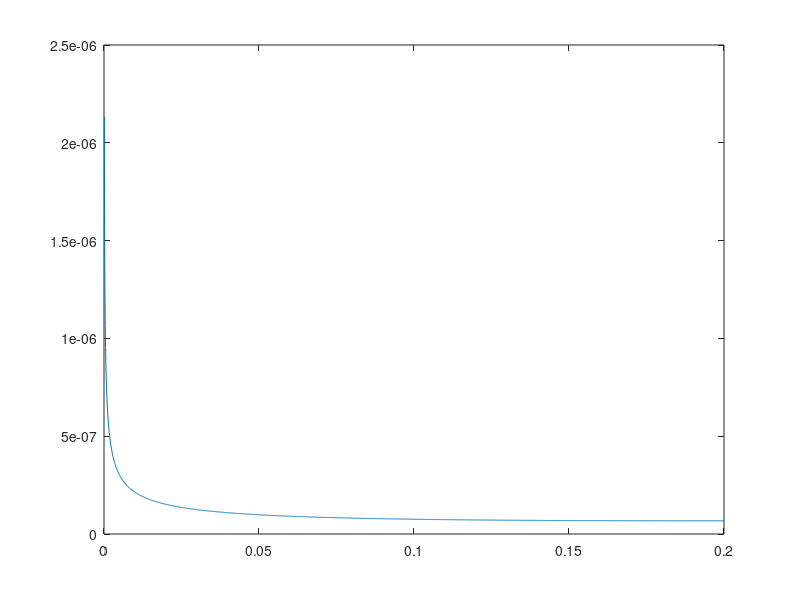

Here is the MATLAB script that generated this plot:
% BrとBtの比から電流シートを抜けるまでの時間を計算
% その時間だけ加速を受けると仮定して速度を計算

Bt = 0.2;
Br = 0.0001:0.0001:0.2; % different strength of Br

L = 0.05; % width of current sheet [m]

Et = 250; %V/m
me = 9.11e-31; %kg
e = 1.6*10^(-19); %C

Er = Et.*Br.*Bt./(Br.^2+Bt^2);

t_alpha = sqrt(2*me*L./(e.*Er));

figure;plot(Br,t_alpha)
